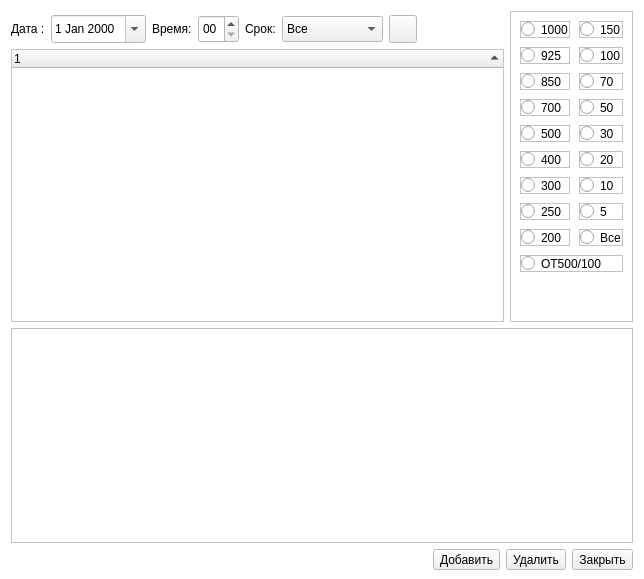
<?xml version="1.0" encoding="UTF-8"?>
<ui version="4.0">
 <class>GribData</class>
 <widget class="QWidget" name="GribData">
  <property name="geometry">
   <rect>
    <x>0</x>
    <y>0</y>
    <width>644</width>
    <height>579</height>
   </rect>
  </property>
  <property name="sizePolicy">
   <sizepolicy hsizetype="Preferred" vsizetype="Preferred">
    <horstretch>0</horstretch>
    <verstretch>0</verstretch>
   </sizepolicy>
  </property>
  <property name="minimumSize">
   <size>
    <width>0</width>
    <height>0</height>
   </size>
  </property>
  <property name="maximumSize">
   <size>
    <width>16777215</width>
    <height>16777215</height>
   </size>
  </property>
  <property name="palette">
   <palette>
    <active>
     <colorrole role="Base">
      <brush brushstyle="SolidPattern">
       <color alpha="255">
        <red>255</red>
        <green>255</green>
        <blue>255</blue>
       </color>
      </brush>
     </colorrole>
     <colorrole role="Window">
      <brush brushstyle="SolidPattern">
       <color alpha="255">
        <red>255</red>
        <green>255</green>
        <blue>255</blue>
       </color>
      </brush>
     </colorrole>
    </active>
    <inactive>
     <colorrole role="Base">
      <brush brushstyle="SolidPattern">
       <color alpha="255">
        <red>255</red>
        <green>255</green>
        <blue>255</blue>
       </color>
      </brush>
     </colorrole>
     <colorrole role="Window">
      <brush brushstyle="SolidPattern">
       <color alpha="255">
        <red>255</red>
        <green>255</green>
        <blue>255</blue>
       </color>
      </brush>
     </colorrole>
    </inactive>
    <disabled>
     <colorrole role="Base">
      <brush brushstyle="SolidPattern">
       <color alpha="255">
        <red>255</red>
        <green>255</green>
        <blue>255</blue>
       </color>
      </brush>
     </colorrole>
     <colorrole role="Window">
      <brush brushstyle="SolidPattern">
       <color alpha="255">
        <red>255</red>
        <green>255</green>
        <blue>255</blue>
       </color>
      </brush>
     </colorrole>
    </disabled>
   </palette>
  </property>
  <property name="windowTitle">
   <string>Form</string>
  </property>
  <property name="autoFillBackground">
   <bool>true</bool>
  </property>
  <layout class="QGridLayout" name="gridLayout_4">
   <property name="bottomMargin">
    <number>9</number>
   </property>
   <item row="0" column="0">
    <layout class="QGridLayout" name="gridLayout_2">
     <property name="horizontalSpacing">
      <number>6</number>
     </property>
     <property name="verticalSpacing">
      <number>4</number>
     </property>
     <item row="1" column="1">
      <widget class="QDateEdit" name="dateEdit">
       <property name="minimumSize">
        <size>
         <width>0</width>
         <height>28</height>
        </size>
       </property>
       <property name="maximumSize">
        <size>
         <width>16777215</width>
         <height>28</height>
        </size>
       </property>
       <property name="calendarPopup">
        <bool>true</bool>
       </property>
      </widget>
     </item>
     <item row="1" column="5">
      <widget class="QComboBox" name="hourCombo">
       <property name="minimumSize">
        <size>
         <width>0</width>
         <height>26</height>
        </size>
       </property>
       <property name="maximumSize">
        <size>
         <width>16777215</width>
         <height>26</height>
        </size>
       </property>
       <item>
        <property name="text">
         <string>Все</string>
        </property>
       </item>
       <item>
        <property name="text">
         <string>Фактический</string>
        </property>
       </item>
       <item>
        <property name="text">
         <string>6</string>
        </property>
       </item>
       <item>
        <property name="text">
         <string>12</string>
        </property>
       </item>
       <item>
        <property name="text">
         <string>18</string>
        </property>
       </item>
       <item>
        <property name="text">
         <string>24</string>
        </property>
       </item>
       <item>
        <property name="text">
         <string>36</string>
        </property>
       </item>
       <item>
        <property name="text">
         <string>42</string>
        </property>
       </item>
       <item>
        <property name="text">
         <string>48</string>
        </property>
       </item>
       <item>
        <property name="text">
         <string>54</string>
        </property>
       </item>
       <item>
        <property name="text">
         <string>60</string>
        </property>
       </item>
       <item>
        <property name="text">
         <string>66</string>
        </property>
       </item>
       <item>
        <property name="text">
         <string>72</string>
        </property>
       </item>
       <item>
        <property name="text">
         <string>84</string>
        </property>
       </item>
       <item>
        <property name="text">
         <string>96</string>
        </property>
       </item>
       <item>
        <property name="text">
         <string>120</string>
        </property>
       </item>
       <item>
        <property name="text">
         <string>144</string>
        </property>
       </item>
       <item>
        <property name="text">
         <string>168</string>
        </property>
       </item>
       <item>
        <property name="text">
         <string>192</string>
        </property>
       </item>
       <item>
        <property name="text">
         <string>216</string>
        </property>
       </item>
       <item>
        <property name="text">
         <string>240</string>
        </property>
       </item>
      </widget>
     </item>
     <item row="1" column="2">
      <widget class="QLabel" name="label_12">
       <property name="minimumSize">
        <size>
         <width>0</width>
         <height>28</height>
        </size>
       </property>
       <property name="maximumSize">
        <size>
         <width>16777215</width>
         <height>28</height>
        </size>
       </property>
       <property name="text">
        <string>Время:</string>
       </property>
      </widget>
     </item>
     <item row="0" column="5">
      <widget class="Line" name="line_10">
       <property name="orientation">
        <enum>Qt::Vertical</enum>
       </property>
      </widget>
     </item>
     <item row="1" column="3">
      <widget class="QTimeEdit" name="timeEdit">
       <property name="minimumSize">
        <size>
         <width>0</width>
         <height>28</height>
        </size>
       </property>
       <property name="maximumSize">
        <size>
         <width>16777215</width>
         <height>28</height>
        </size>
       </property>
       <property name="displayFormat">
        <string>hh</string>
       </property>
       <property name="calendarPopup">
        <bool>true</bool>
       </property>
      </widget>
     </item>
     <item row="1" column="0">
      <widget class="QLabel" name="label_10">
       <property name="minimumSize">
        <size>
         <width>0</width>
         <height>28</height>
        </size>
       </property>
       <property name="maximumSize">
        <size>
         <width>16777215</width>
         <height>28</height>
        </size>
       </property>
       <property name="text">
        <string>Дата :</string>
       </property>
      </widget>
     </item>
     <item row="1" column="7">
      <spacer name="horizontalSpacer">
       <property name="orientation">
        <enum>Qt::Horizontal</enum>
       </property>
       <property name="sizeHint" stdset="0">
        <size>
         <width>40</width>
         <height>20</height>
        </size>
       </property>
      </spacer>
     </item>
     <item row="1" column="4">
      <widget class="QLabel" name="label_17">
       <property name="minimumSize">
        <size>
         <width>0</width>
         <height>28</height>
        </size>
       </property>
       <property name="maximumSize">
        <size>
         <width>16777215</width>
         <height>28</height>
        </size>
       </property>
       <property name="text">
        <string>Срок:</string>
       </property>
      </widget>
     </item>
     <item row="1" column="6">
      <widget class="QToolButton" name="updateBtn">
       <property name="minimumSize">
        <size>
         <width>28</width>
         <height>28</height>
        </size>
       </property>
       <property name="maximumSize">
        <size>
         <width>28</width>
         <height>28</height>
        </size>
       </property>
       <property name="toolTip">
        <string>Обновить данные</string>
       </property>
       <property name="text">
        <string/>
       </property>
       <property name="icon">
        <iconset>
         <normaloff>:/meteo/icons/tools/find.png</normaloff>:/meteo/icons/tools/find.png</iconset>
       </property>
       <property name="iconSize">
        <size>
         <width>16</width>
         <height>16</height>
        </size>
       </property>
       <property name="toolButtonStyle">
        <enum>Qt::ToolButtonIconOnly</enum>
       </property>
      </widget>
     </item>
    </layout>
   </item>
   <item row="0" column="1" rowspan="2">
    <widget class="QGroupBox" name="groupBox">
     <property name="styleSheet">
      <string notr="true"> border: 1px solid rgb(194, 194, 194)</string>
     </property>
     <property name="title">
      <string/>
     </property>
     <layout class="QGridLayout" name="gridLayout">
      <property name="spacing">
       <number>9</number>
      </property>
      <item row="15" column="0">
       <widget class="QRadioButton" name="radioButton_11">
        <property name="text">
         <string>200</string>
        </property>
       </widget>
      </item>
      <item row="16" column="0" colspan="2">
       <widget class="QRadioButton" name="radioButton_19">
        <property name="text">
         <string>OT500/100</string>
        </property>
       </widget>
      </item>
      <item row="7" column="1">
       <widget class="QRadioButton" name="radioButton_2">
        <property name="text">
         <string>5</string>
        </property>
       </widget>
      </item>
      <item row="15" column="1">
       <widget class="QRadioButton" name="radioButton">
        <property name="text">
         <string>Все</string>
        </property>
       </widget>
      </item>
      <item row="7" column="0">
       <widget class="QRadioButton" name="radioButton_17">
        <property name="text">
         <string>250</string>
        </property>
       </widget>
      </item>
      <item row="3" column="0">
       <widget class="QRadioButton" name="radioButton_16">
        <property name="text">
         <string>700</string>
        </property>
       </widget>
      </item>
      <item row="1" column="0">
       <widget class="QRadioButton" name="radioButton_13">
        <property name="text">
         <string>925</string>
        </property>
       </widget>
      </item>
      <item row="6" column="0">
       <widget class="QRadioButton" name="radioButton_14">
        <property name="text">
         <string>300</string>
        </property>
       </widget>
      </item>
      <item row="0" column="0">
       <widget class="QRadioButton" name="radioButton_18">
        <property name="text">
         <string>1000</string>
        </property>
       </widget>
      </item>
      <item row="4" column="0">
       <widget class="QRadioButton" name="radioButton_12">
        <property name="text">
         <string>500</string>
        </property>
       </widget>
      </item>
      <item row="2" column="0">
       <widget class="QRadioButton" name="radioButton_15">
        <property name="text">
         <string>850</string>
        </property>
       </widget>
      </item>
      <item row="6" column="1">
       <widget class="QRadioButton" name="radioButton_3">
        <property name="text">
         <string>10</string>
        </property>
       </widget>
      </item>
      <item row="2" column="1">
       <widget class="QRadioButton" name="radioButton_7">
        <property name="text">
         <string>70</string>
        </property>
       </widget>
      </item>
      <item row="4" column="1">
       <widget class="QRadioButton" name="radioButton_5">
        <property name="text">
         <string>30</string>
        </property>
       </widget>
      </item>
      <item row="3" column="1">
       <widget class="QRadioButton" name="radioButton_6">
        <property name="text">
         <string>50</string>
        </property>
       </widget>
      </item>
      <item row="1" column="1">
       <widget class="QRadioButton" name="radioButton_8">
        <property name="text">
         <string>100</string>
        </property>
       </widget>
      </item>
      <item row="0" column="1">
       <widget class="QRadioButton" name="radioButton_9">
        <property name="text">
         <string>150</string>
        </property>
       </widget>
      </item>
      <item row="5" column="1">
       <widget class="QRadioButton" name="radioButton_4">
        <property name="text">
         <string>20</string>
        </property>
       </widget>
      </item>
      <item row="5" column="0">
       <widget class="QRadioButton" name="radioButton_10">
        <property name="text">
         <string>400</string>
        </property>
       </widget>
      </item>
      <item row="17" column="0">
       <spacer name="verticalSpacer">
        <property name="orientation">
         <enum>Qt::Vertical</enum>
        </property>
        <property name="sizeHint" stdset="0">
         <size>
          <width>20</width>
          <height>40</height>
         </size>
        </property>
       </spacer>
      </item>
     </layout>
    </widget>
   </item>
   <item row="1" column="0">
    <widget class="QTreeWidget" name="treeWidget">
     <property name="minimumSize">
      <size>
       <width>300</width>
       <height>0</height>
      </size>
     </property>
     <property name="sortingEnabled">
      <bool>true</bool>
     </property>
     <attribute name="headerVisible">
      <bool>true</bool>
     </attribute>
     <column>
      <property name="text">
       <string notr="true">1</string>
      </property>
     </column>
    </widget>
   </item>
   <item row="3" column="0" colspan="2">
    <layout class="QHBoxLayout" name="horizontalLayout_3">
     <item>
      <spacer name="horizontalSpacer_6">
       <property name="orientation">
        <enum>Qt::Horizontal</enum>
       </property>
       <property name="sizeHint" stdset="0">
        <size>
         <width>40</width>
         <height>20</height>
        </size>
       </property>
      </spacer>
     </item>
     <item>
      <widget class="QToolButton" name="addBtn">
       <property name="text">
        <string>Добавить</string>
       </property>
      </widget>
     </item>
     <item>
      <widget class="QToolButton" name="delBtn">
       <property name="text">
        <string>Удалить</string>
       </property>
      </widget>
     </item>
     <item>
      <widget class="QToolButton" name="closeBtn">
       <property name="text">
        <string>Закрыть</string>
       </property>
      </widget>
     </item>
    </layout>
   </item>
   <item row="2" column="0" colspan="2">
    <widget class="QWidget" name="widget" native="true">
     <property name="styleSheet">
      <string notr="true">border: 1px solid rgb(194, 194, 194)</string>
     </property>
     <layout class="QGridLayout" name="gridLayout_3">
      <item row="0" column="0">
       <spacer name="horizontalSpacer_2">
        <property name="orientation">
         <enum>Qt::Horizontal</enum>
        </property>
        <property name="sizeHint" stdset="0">
         <size>
          <width>605</width>
          <height>20</height>
         </size>
        </property>
       </spacer>
      </item>
      <item row="1" column="0">
       <spacer name="verticalSpacer_2">
        <property name="orientation">
         <enum>Qt::Vertical</enum>
        </property>
        <property name="sizeHint" stdset="0">
         <size>
          <width>20</width>
          <height>97</height>
         </size>
        </property>
       </spacer>
      </item>
     </layout>
    </widget>
   </item>
  </layout>
 </widget>
 <resources/>
 <connections/>
</ui>
